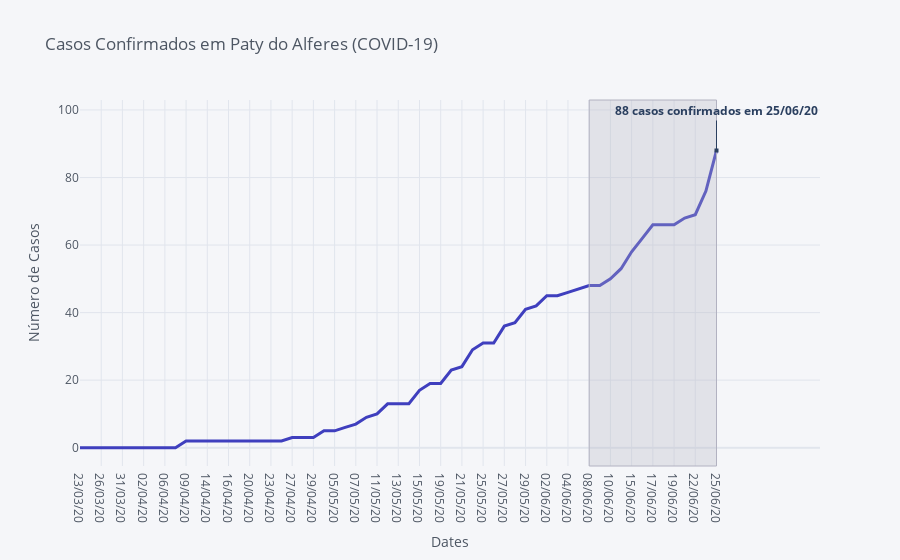

Write notebook code for a chart like this one.
### Code cell
data2 = data.set_index('Data')

fig = data2[['Confirmados']].iplot(asFigure=True, kind='scatter',
               xTitle='Dates',
               yTitle='Número de Casos',
               title='Casos Confirmados em Paty do Alferes (COVID-19)',                                
               vspan={'x0':'08/06/20','x1':data2.iloc[-1].name,
               'color':'rgba(0,0,50,0.3)','fill':True,'opacity':.3})

fig.update_layout(
    showlegend=False,
    annotations=[
        dict(
            x=data2.iloc[-1].name,
            y=data2['Confirmados'].iloc[-1],
            xref="x",
            yref="y",
            text="<b>" + str(data2['Confirmados'].iloc[-1]) + " casos confirmados em " + str(data2.iloc[-1].name) + "<b>",
            showarrow=True,
            arrowhead=7,
            ax=0,
            ay=-40
        )
    ]
)


fig['data'][0]['line'] = {
    'color': 'rgba(63, 63, 190, 1.0)', 'dash': 'solid', 'shape': 'linear', 'width': 3.0
}

iplot(fig)

### Figure 1 — Plotly figure (JSON) as saved in the notebook; plotly's stock layout.template omitted (floating-point values rounded to 4 significant figures)
{"data": [{"line": {"color": "rgba(63, 63, 190, 1.0)", "dash": "solid", "shape": "linear", "width": 3}, "mode": "lines", "name": "Confirmados", "text": "", "type": "scatter", "x": ["23/03/20", "25/03/20", "26/03/20", "27/03/20", "31/03/20", "01/04/20", "02/04/20", "03/04/20", "06/04/20", "08/04/20", "09/04/20", "13/04/20", "14/04/20", "15/04/20", "16/04/20", "17/04/20", "20/04/20", "22/04/20", "23/04/20", "24/04/20", "27/04/20", "28/04/20", "29/04/20", "04/05/20", "05/05/20", "06/05/20", "07/05/20", "08/05/20", "11/05/20", "12/05/20", "13/05/20", "14/05/20", "15/05/20", "18/05/20", "19/05/20", "20/05/20", "21/05/20", "22/05/20", "25/05/20", "26/05/20", "27/05/20", "28/05/20", "29/05/20", "01/06/20", "02/06/20", "03/06/20", "04/06/20", "05/06/20", "08/06/20", "09/06/20", "10/06/20", "12/06/20", "15/06/20", "16/06/20", "17/06/20", "18/06/20", "19/06/20", "20/06/22", "22/06/20", "23/06/20", "25/06/20"], "y": [0, 0, 0, 0, 0, 0, 0, 0, 0, 0, 2, 2, 2, 2, 2, 2, 2, 2, 2, 2, 3, 3, 3, 5, 5, 6, 7, 9, 10, 13, 13, 13, 17, 19, 19, 23, 24, 29, 31, 31, 36, 37, 41, 42, 45, 45, 46, 47, 48, 48, 50, 53, 58, 62, 66, 66, 66, 68, 69, 76, 88]}], "layout": {"annotations": [{"arrowhead": 7, "ax": 0, "ay": -40, "showarrow": true, "text": "<b>88 casos confirmados em 25/06/20<b>", "x": "25/06/20", "xref": "x", "y": 88, "yref": "y"}], "legend": {"bgcolor": "#F5F6F9", "font": {"color": "#4D5663"}}, "paper_bgcolor": "#F5F6F9", "plot_bgcolor": "#F5F6F9", "shapes": [{"fillcolor": "rgba(178, 178, 193, 0.3)", "line": {"color": "#B2B2C1", "dash": "solid", "width": 1}, "type": "rect", "x0": "08/06/20", "x1": "25/06/20", "xref": "x", "y0": 0, "y1": 1, "yref": "paper"}], "showlegend": false, "title": {"font": {"color": "#4D5663"}, "text": "Casos Confirmados em Paty do Alferes (COVID-19)"}, "xaxis": {"gridcolor": "#E1E5ED", "showgrid": true, "tickfont": {"color": "#4D5663"}, "title": {"font": {"color": "#4D5663"}, "text": "Dates"}, "zerolinecolor": "#E1E5ED"}, "yaxis": {"gridcolor": "#E1E5ED", "showgrid": true, "tickfont": {"color": "#4D5663"}, "title": {"font": {"color": "#4D5663"}, "text": "Número de Casos"}, "zerolinecolor": "#E1E5ED"}}}
